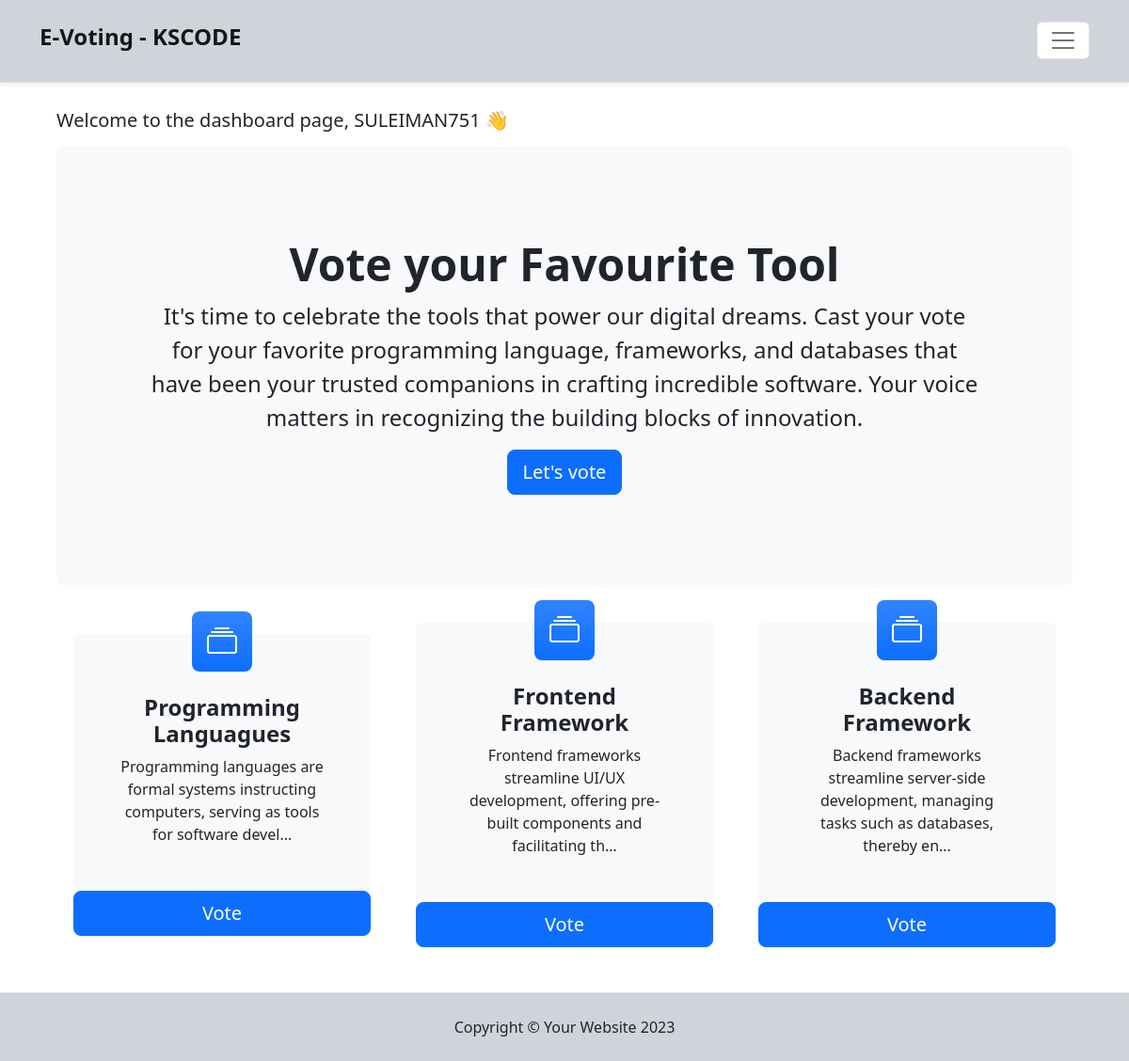
Screenshot of / (signed in) with the database file from the repository.
### voteapp/models.py (models this page shows, shortened)
class Category(models.Model):
    id = models.UUIDField(primary_key=True, default=uuid.uuid4, editable=False)
    title = models.CharField(max_length=200)
    slug = models.SlugField(blank=True, null=True)
    description = models.TextField(blank=True, null=True)
    total_vote = models.IntegerField(default=0)
    voters = models.ManyToManyField(User, blank=True)

### voteapp/views.py (the view)
# urls.py: path("", views.index, name="index"),
def index(request):
    context = {}
    categories = Category.objects.all()
    context['categories'] = categories
    return render(request, "voteapp/index.html", context)

### voteapp/templates/voteapp/index.html
{% extends 'voteapp/base.html' %}
{% block content %}
<div class="container-fluid">
        <section class="py-3">
            {% if request.user.is_authenticated %}
            <div class="px-lg-5">
                <h5 class="mb-3">Welcome to the dashboard page, {{user|upper}} 👋</h5>
            </div>
            {% endif %}
            <div class="container-fluid px-lg-5">
                <div class="p-4 p-lg-5 bg-light rounded-3 text-center">
                    <div class="m-4 m-lg-5">
                        <h1 class="display-5 fw-bold">Vote your Favourite Tool</h1>
                        <p class="fs-4">It's time to celebrate the tools that power our digital dreams. Cast your vote for your favorite programming language, frameworks, and databases
                            that have been your trusted companions in crafting incredible software.
                            Your voice matters in recognizing the building blocks of innovation.</p>
                        <a class="btn btn-primary btn-lg" href="#votingSection">Let's vote</a>
                    </div>
                </div>
            </div>
        </section>
        <section class="pt-4" id="votingSection">
            <div class="container px-lg-5">
                <div class="row gx-lg-5 align-items-center justify-content-center">
                    {% for category in categories  %}
                    <div class="col-9 col-lg-4 col-xxl-4 mb-5">
                        <div class="card bg-light border-0 h-100">
                            <div class="card-body text-center p-4 p-lg-5 pt-0 pt-lg-0">
                                <div class="feature bg-primary bg-gradient text-white rounded-3 mb-4 mt-n4"><i class="bi bi-collection"></i></div>
                                <h2 class="fs-4 fw-bold">{{category.title}}</h2>
                                <p class="mb-0">{{category.description | truncatechars:100}}</p>
                            </div>
                            <a class="btn btn-primary btn-lg" href="{% url 'detail' category.slug  %}">Vote</a>
                        </div>
                    </div>
                    {% endfor %}
                </div>
            </div>
        </section>
</div>
{% endblock content %}

### static/css/style.css (style rules this page uses)
* { box-sizing: border-box; }
*, *:after, *:before { box-sizing: border-box; }

### rows the page displays
Category: title "Programming Languagues", description "Programming languages are formal systems instructing computers, serving as tools for software devel…"
Category: title "Frontend Framework", description "Frontend frameworks streamline UI/UX development, offering pre-built components and facilitating th…"
Category: title "Backend Framework", description "Backend frameworks streamline server-side development, managing tasks such as databases, thereby en…"

### other values shown
{{ user|upper }} "SULEIMAN751"
